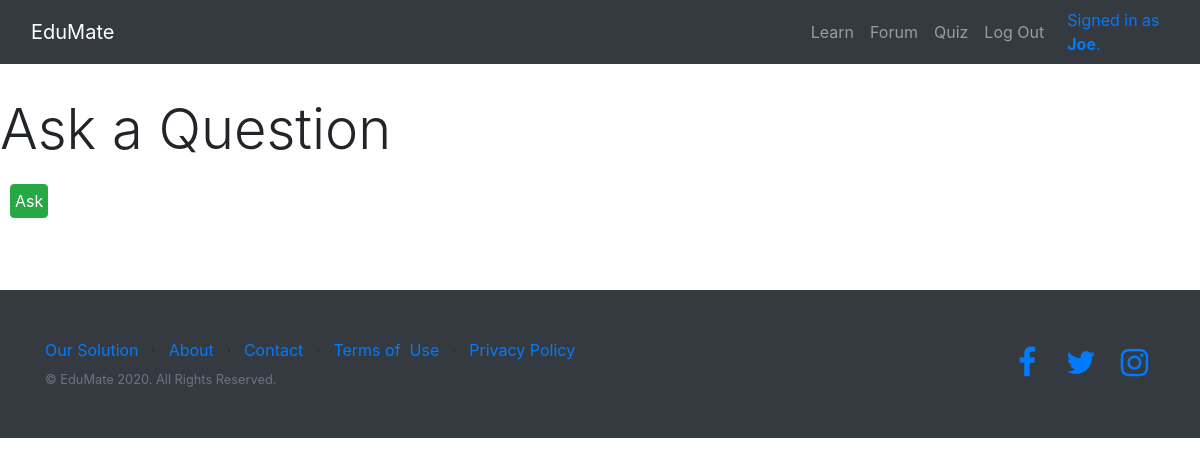
The page /forum (signed in) on the database as committed earlier.
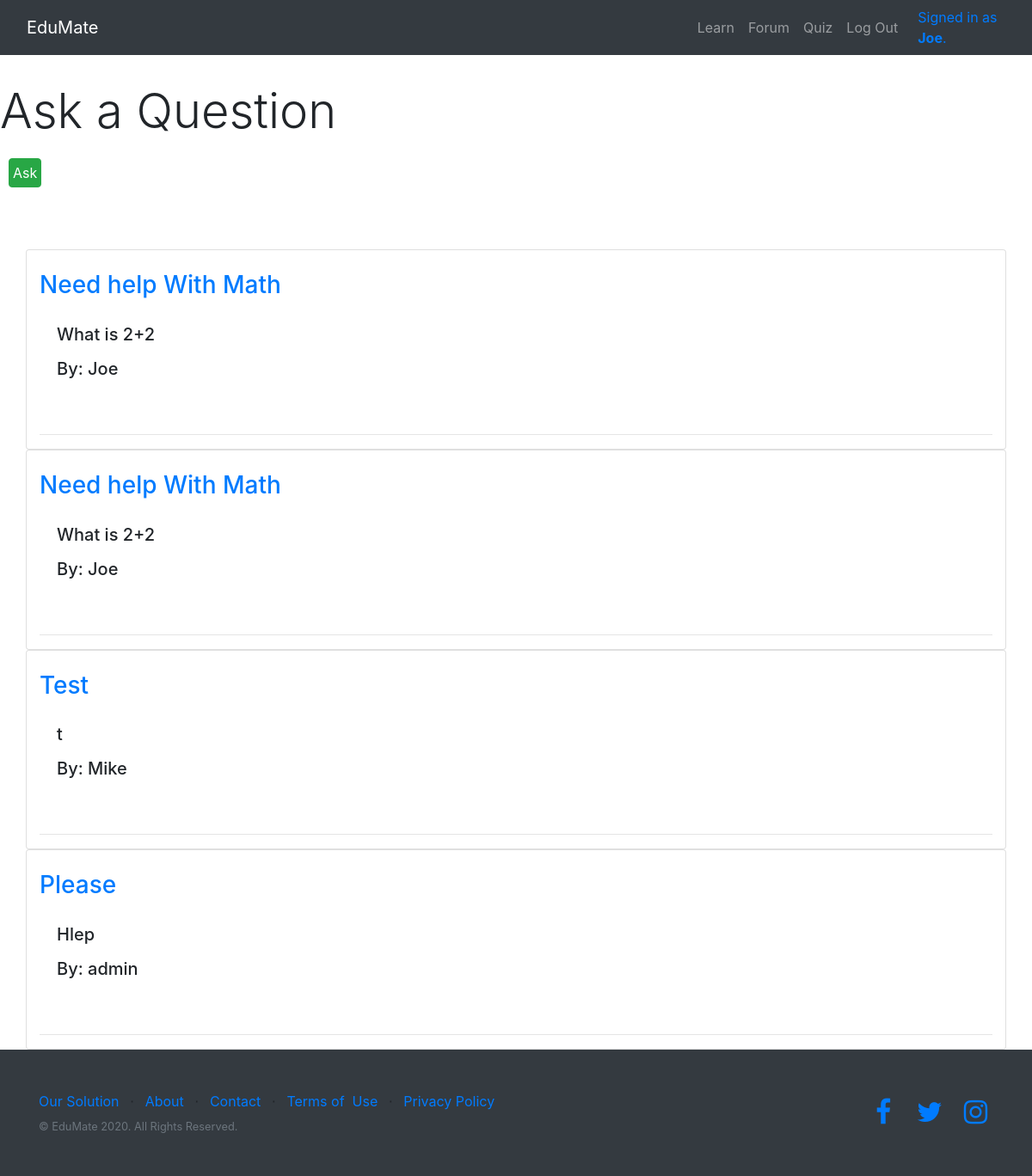
The same page on the database as committed later.
### Web/models.py (models this page shows, shortened)
class User(AbstractUser):
    pass

class Forum(models.Model):
    user = models.ForeignKey(User,on_delete=models.CASCADE)
    topic = models.CharField(max_length=300)
    description = models.CharField(max_length=1000,blank=True)
    date_created = models.DateTimeField(auto_now_add = True, null = True)

### Web/views.py (the view)
# urls.py: path("forum", views.forum, name="forum"),
@login_required
def forum(request):
    forums=Forum.objects.all()
    count=forums.count()
    discussion=[]
    for i in forums:
        discussion.append(i.discussion_set.all())
    context={'forums':forums,
                'count':count,
                'discussions':discussion}
    return render(request, "Web/forum.html", context)

### Web/templates/Web/forum.html (shortened to what this page needs)
{% extends "Web/layout.html" %}
{% block body %}
<h4 class="display-4">
    Ask a Question
    <form method="POST" action="{% url 'addInForum' %}">
    <button class="btn btn-success" style="width:fit-content; padding: 4px; margin:10px; ">Ask</button>
        </form>
<div class=card-columns" style="padding:10px; margin:20px;"></div>
{% for forum in forums %}
    <div class="card box container">
        <br>
        <h5 class="card-title">
            <a href="forumPost/{{forum.topic}}"><h3>{{forum.topic}}</h3></a>
            <div class="card-body container">
                <p>{{forum.description}}</p>
                <p> By: {{forum.user.username}}</p>
            </div>
        </h5>
        <hr>
    </div>
{% endfor %}
{% endblock %}

### Web/templates/Web/layout.html (shortened to what this page needs)
{% load static %}
<!DOCTYPE html>
<html lang="en">
<head>
  <link rel="stylesheet" href="https://cdnjs.cloudflare.com/ajax/libs/font-awesome/4.7.0/css/font-awesome.min.css">
  <link href="{% static 'Web/scrolling-nav.css' %}" rel="stylesheet">
  <link href="{% static 'Web/bootstrap.min.css' %}" rel="stylesheet">
<link rel="stylesheet" href="https://cdnjs.cloudflare.com/ajax/libs/simple-line-icons/2.5.5/css/simple-line-icons.min.css">
<link rel="stylesheet" href="https://cdnjs.cloudflare.com/ajax/libs/animate.css/3.5.2/animate.min.css">
</head>
<body id="page-top">
  <nav class="navbar navbar-expand-lg navbar-dark bg-dark fixed-top" id="mainNav">
    <div class="container">
      <a class="navbar-brand js-scroll-trigger" href="#page-top">EduMate</a>
      <div class="collapse navbar-collapse" id="navbarResponsive">
        <ul class="navbar-nav ml-auto">
            {% if user.is_authenticated %}
          <li class="nav-item">
            <a class="nav-link js-scroll-trigger" href="{% url 'index' %}">Learn</a>
          </li>
          <li class="nav-item">
            <a class="nav-link js-scroll-trigger" href="{% url 'forum' %}">Forum</a>
          </li>
          <li class="nav-item">
            <a class="nav-link js-scroll-trigger" href="{% url 'quiz' %}">Quiz</a>
          </li>
          <li class="nav-item">
              <a class="nav-link" href="{% url 'logout' %}">Log Out</a>
          </li>
          {% endif %}
        </ul>
      </div>
    </div>
    <div class="text-primary">
        {% if user.is_authenticated %}
        Signed in as <strong>{{ user.username }}</strong>.
        {% else %}
        Not signed in.
        {% endif %}
    </div>
  </nav>
  <br>
  <br>
  <br>
  <br>
  {% block body %}
  {% endblock %}
  <footer class="py-5 bg-dark">
    <div class="container">
      <div class="row">
        <div class="col-lg-6 my-auto h-100 text-center text-lg-left">
            <ul class="list-inline mb-2">
                <li class="list-inline-item"><a href="{% url 'solution' %}">Our Solution</a></li>
                <li class="list-inline-item"><span>⋅</span></li>
                <li class="list-inline-item"><a href="{% url 'about' %}">About</a></li>
                <li class="list-inline-item"><span>⋅</span></li>
                <li class="list-inline-item"><a href="{% url 'contact' %}">Contact</a></li>
                <li class="list-inline-item"><span>⋅</span></li>
                <li class="list-inline-item"><a href="#">Terms of &nbsp;Use</a></li>
                <li class="list-inline-item"><span>⋅</span></li>
                <li class="list-inline-item"><a href="#">Privacy Policy</a></li>
            </ul>
            <p class="text-muted small mb-4 mb-lg-0">© EduMate 2020. All Rights Reserved.</p>
        </div>
        <div class="col-lg-6 my-auto h-100 text-center text-lg-right">
            <ul class="list-inline mb-0">
                <li class="list-inline-item"><a href="#"><i class="fa fa-facebook fa-2x fa-fw"></i></a></li>
                <li class="list-inline-item"><a href="#"><i class="fa fa-twitter fa-2x fa-fw"></i></a></li>
                <li class="list-inline-item"><a href="#"><i class="fa fa-instagram fa-2x fa-fw"></i></a></li>
            </ul>
        </div>
    </div>
    </div>
  </footer>
</body>
</html>

### Web/static/Web/scrolling-nav.css (style rules this page uses)
.btn { display: inline-block; font-weight: 400; color: #212529; text-align: center; vertical-align: middle; -webkit-user-select: none; -moz-user-select: none; -ms-user-select: none; user-select: none; background-color: transparent; border: 1px solid transparent; padding: 0.375rem 0.75rem; font-size: 1rem; line-height: 1.5; border-radius: 0.25rem; transition: color 0.15s ease-in-out, background-color 0.15s ease-in-out, border-color 0.15s ease-in-out, box-shadow 0.15s ease-in-out; }
.btn:not(:disabled):not(.disabled) { cursor: pointer; }

Rows that differ between the two databases and show on the page:
added Forum: topic "Need help With Math", description "What is 2+2", user.username "Joe"
added Forum: topic "Need help With Math", description "What is 2+2", user.username "Joe"
added Forum: topic "Test", description "t", user.username "Mike"
added Forum: topic "Please", description "Hlep", user.username "admin"
